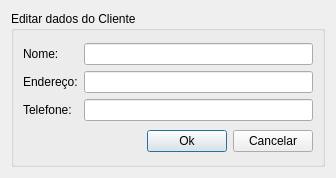
<?xml version="1.0" encoding="UTF-8"?>
<ui version="4.0">
 <class>TelaEdicaoCliente</class>
 <widget class="QDialog" name="TelaEdicaoCliente">
  <property name="geometry">
   <rect>
    <x>0</x>
    <y>0</y>
    <width>336</width>
    <height>178</height>
   </rect>
  </property>
  <property name="windowTitle">
   <string>Editar dados do cliente</string>
  </property>
  <property name="locale">
   <locale language="Portuguese" country="Brazil"/>
  </property>
  <layout class="QVBoxLayout" name="verticalLayout">
   <item>
    <widget class="QGroupBox" name="groupBox">
     <property name="title">
      <string>Editar dados do Cliente</string>
     </property>
     <layout class="QVBoxLayout" name="verticalLayout_2">
      <item>
       <layout class="QGridLayout" name="gridLayout">
        <item row="0" column="0">
         <widget class="QLabel" name="label">
          <property name="text">
           <string>Nome:</string>
          </property>
         </widget>
        </item>
        <item row="0" column="1">
         <widget class="QLineEdit" name="lineInNome">
          <property name="maxLength">
           <number>49</number>
          </property>
         </widget>
        </item>
        <item row="1" column="0">
         <widget class="QLabel" name="label_2">
          <property name="text">
           <string>Endereço:</string>
          </property>
         </widget>
        </item>
        <item row="1" column="1">
         <widget class="QLineEdit" name="lineInEndereco">
          <property name="maxLength">
           <number>68</number>
          </property>
         </widget>
        </item>
        <item row="2" column="0">
         <widget class="QLabel" name="label_3">
          <property name="text">
           <string>Telefone:</string>
          </property>
         </widget>
        </item>
        <item row="2" column="1">
         <widget class="QLineEdit" name="lineInTelefone">
          <property name="maxLength">
           <number>18</number>
          </property>
         </widget>
        </item>
       </layout>
      </item>
      <item>
       <layout class="QHBoxLayout" name="horizontalLayout_4">
        <item>
         <spacer name="horizontalSpacer">
          <property name="orientation">
           <enum>Qt::Horizontal</enum>
          </property>
          <property name="sizeHint" stdset="0">
           <size>
            <width>40</width>
            <height>20</height>
           </size>
          </property>
         </spacer>
        </item>
        <item>
         <widget class="QPushButton" name="btnOk">
          <property name="text">
           <string>Ok</string>
          </property>
         </widget>
        </item>
        <item>
         <widget class="QPushButton" name="btnCancelar">
          <property name="text">
           <string>Cancelar</string>
          </property>
         </widget>
        </item>
       </layout>
      </item>
     </layout>
    </widget>
   </item>
  </layout>
 </widget>
 <resources/>
 <connections/>
</ui>
